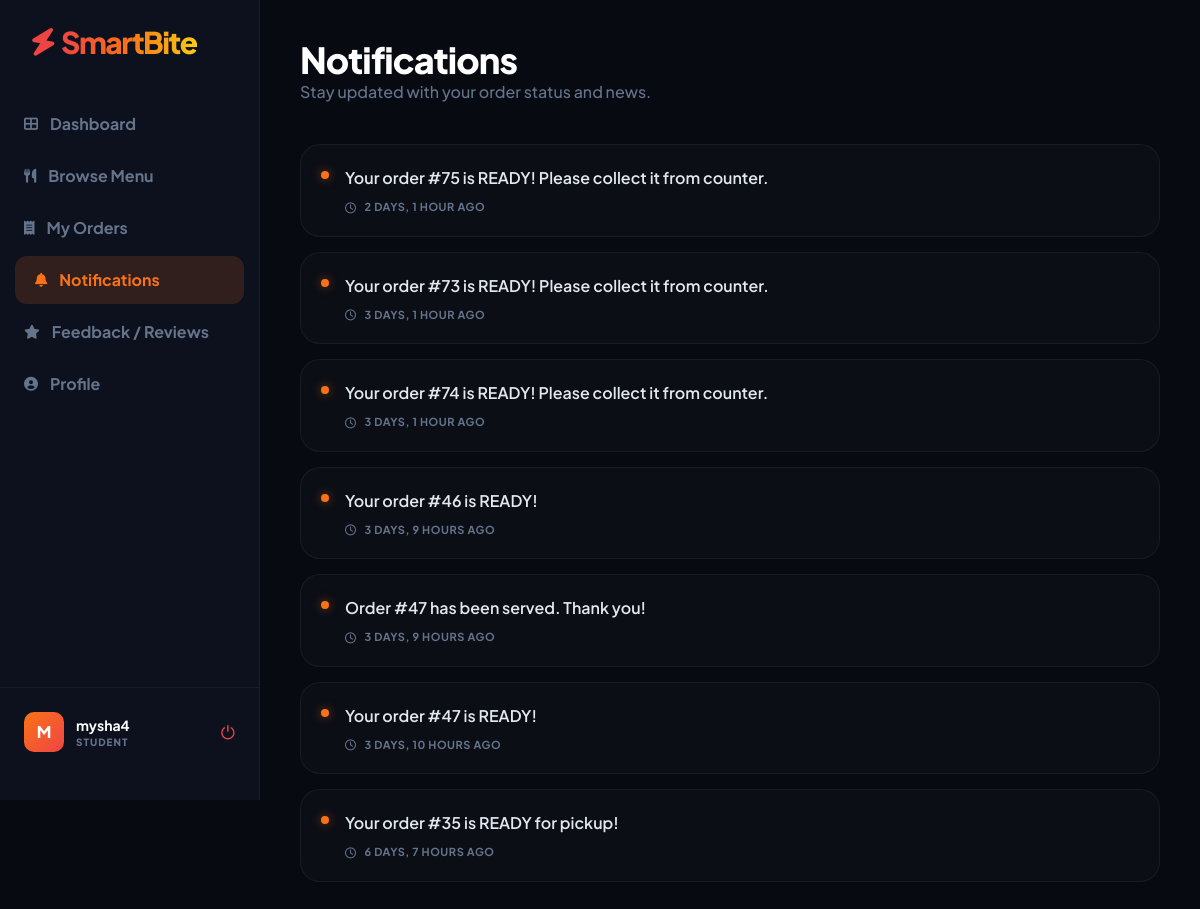
The app's page /notifications/ (signed in), older data.
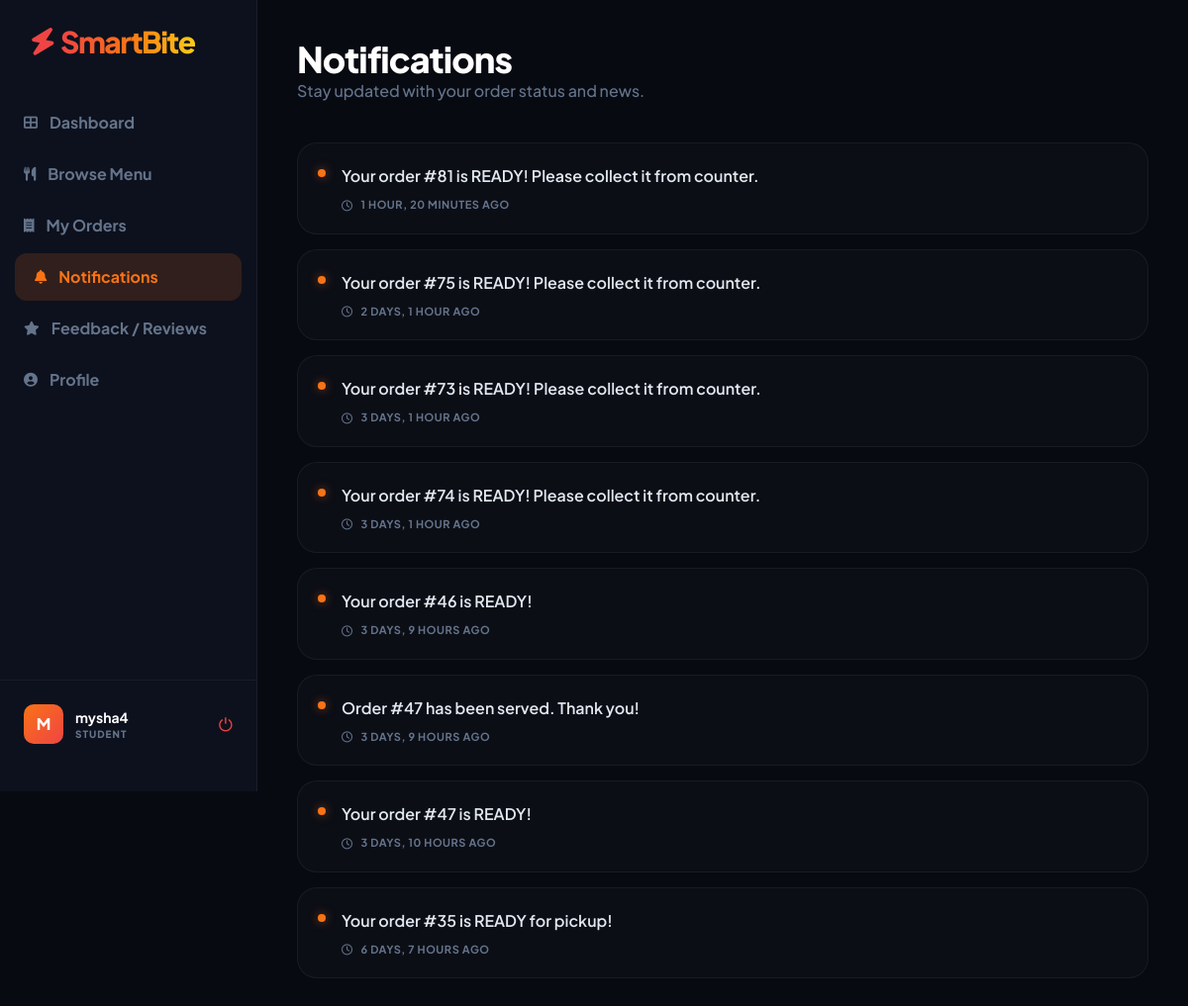
The same page, newer data.
### SmartCanteen/models.py (models this page shows, shortened)
class Notification(models.Model):
    user = models.ForeignKey(
        User,
        on_delete=models.CASCADE,
        related_name='notifications'
    )
    message = models.CharField(max_length=255)
    is_read = models.BooleanField(default=False)
    created_at = models.DateTimeField(auto_now_add=True)

### SmartCanteen/views.py (the view)
# urls.py: path('notifications/', views.notifications_view, name='notifications'),
@login_required
def notifications_view(request):
    notifications = Notification.objects.filter(
        user=request.user
    ).order_by('-created_at')
    Notification.objects.filter(
        user=request.user,
        is_read=False
    ).update(is_read=True)
    return render(request, 'notification.html', {
        'notifications': notifications,
        'unread_count': 0
    })

### templates/notification.html (shortened to what this page needs)
<!DOCTYPE html>
<html lang="en">
<head>
    <script src="https://cdn.tailwindcss.com"></script>
    <link rel="stylesheet" href="https://cdnjs.cloudflare.com/ajax/libs/font-awesome/6.0.0/css/all.min.css">
</head>
<body>
    <aside class="sidebar flex flex-col justify-between">
        <div>
            <div class="px-8 mb-10">
                <h1 class="text-3xl brand-logo">
                    <i class="fas fa-bolt" style="color: #ef4444; transform: rotate(10deg);"></i>
                    <span class="brand-gradient">SmartBite</span>
                </h1>
            </div>
            <nav class="space-y-1">
                <a href="{% url 'dashboard' %}" class="nav-item"><i class="fas fa-th-large mr-3 text-sm"></i> Dashboard</a>
                <a href="{% url 'menu' %}" class="nav-item"><i class="fas fa-utensils mr-3 text-sm"></i> Browse Menu</a>
                <a href="{% url 'orders_view' %}" class="nav-item"><i class="fas fa-receipt mr-3 text-sm"></i> My Orders</a>
                <a href="{% url 'notifications' %}" class="nav-item active">
                    <i class="fas fa-bell mr-3 text-sm"></i> Notifications
                </a>
                <a href="{% url 'reviews_list' %}" class="nav-item"><i class="fas fa-star mr-3 text-sm"></i> Feedback / Reviews</a>
                <a href="{% url 'profile' %}" class="nav-item"><i class="fas fa-user-circle mr-3 text-sm"></i> Profile</a>
            </nav>
        </div>
        <div class="p-6 border-t border-white/5">
            <div class="flex items-center gap-3">
                <div class="avatar-box">{{ request.user.username|slice:":1"|upper }}</div>
                <div class="flex-1">
                    <p class="text-sm font-bold text-white">{{ request.user.username }}</p>
                    <p class="text-[10px] text-slate-500 uppercase font-black tracking-widest">{{ profile.role|default:"STUDENT" }}</p>
                </div>
                <a href="{% url 'logout' %}" class="text-red-500 hover:scale-110 transition text-lg" title="Logout">
                    ⏻
                </a>
            </div>
        </div>
    </aside>
    <main class="main-content">
        <header class="mb-10">
            <h1 class="text-4xl font-black text-white tracking-tight">Notifications</h1>
            <p class="text-slate-500 font-medium">Stay updated with your order status and news.</p>
        </header>
        <div class="max-w-4xl">
            {% for n in notifications %}
                <div class="notif-card flex items-start gap-4">
                    <div class="mt-1.5">
                        <div class="w-2 h-2 rounded-full bg-orange-500 shadow-[0_0_10px_rgba(249,115,22,0.5)]"></div>
                    </div>
                    <div class="flex-1">
                        <p class="text-slate-200 font-semibold leading-relaxed">{{ n.message }}</p>
                        <div class="flex items-center gap-2 mt-2 text-slate-500 text-[11px] font-bold uppercase tracking-wider">
                            <i class="far fa-clock"></i>
                            <span>{{ n.created_at|timesince }} ago</span>
                        </div>
                    </div>
                </div>
            {% empty %}
                <div class="notif-card text-center py-24 border-dashed border-white/10">
                    <i class="fas fa-bell-slash text-4xl text-slate-700 mb-4"></i>
                    <p class="text-slate-500 font-bold uppercase tracking-widest text-xs">You have no new notifications.</p>
                </div>
            {% endfor %}
        </div>
    </main>
</body>
</html>

Row changes from the older to the newer data that the page shows:
added Notification: message "Your order #81 is READY! Please collect it from counter.", created_at "1 HOUR, 20 MINUTES"
